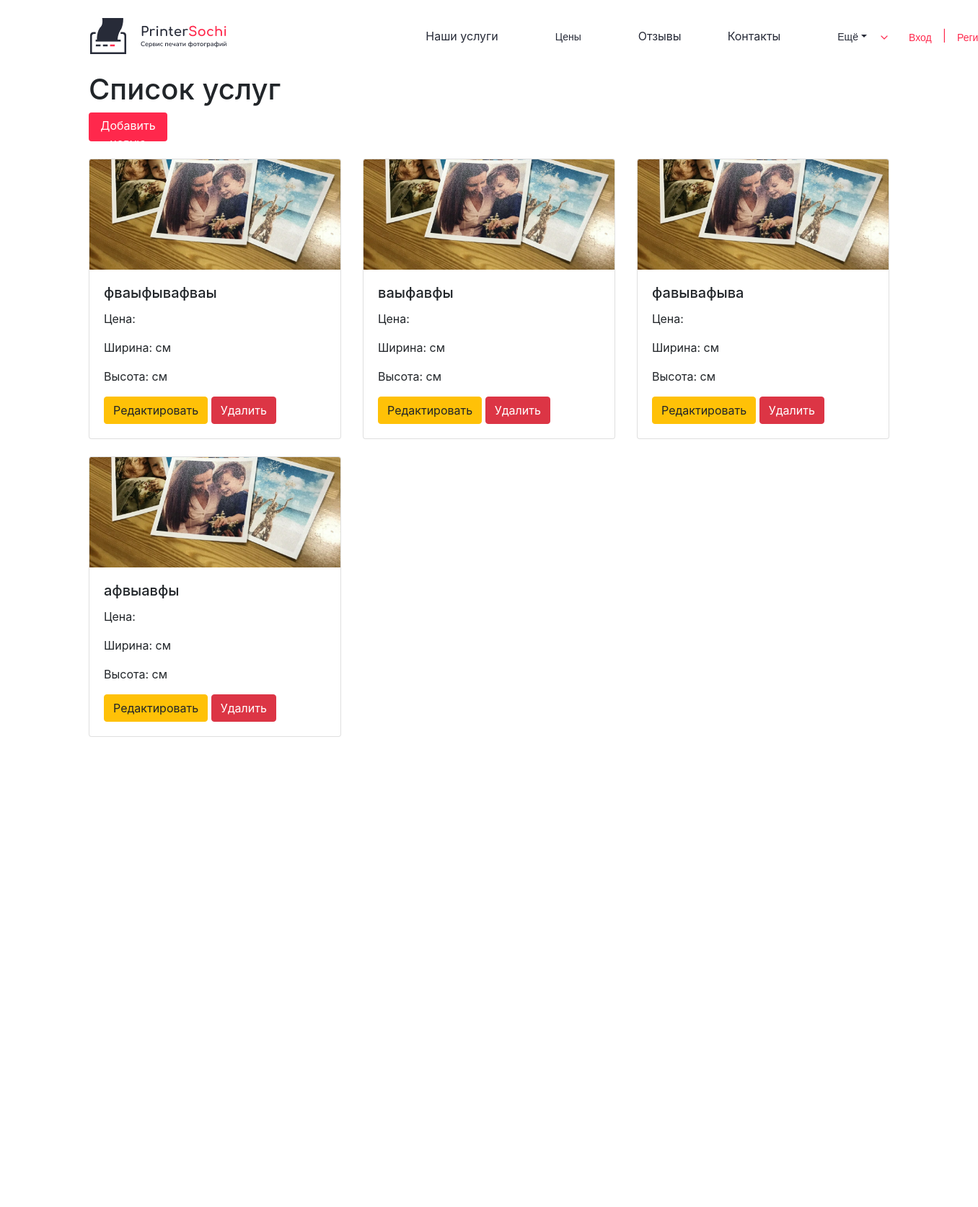
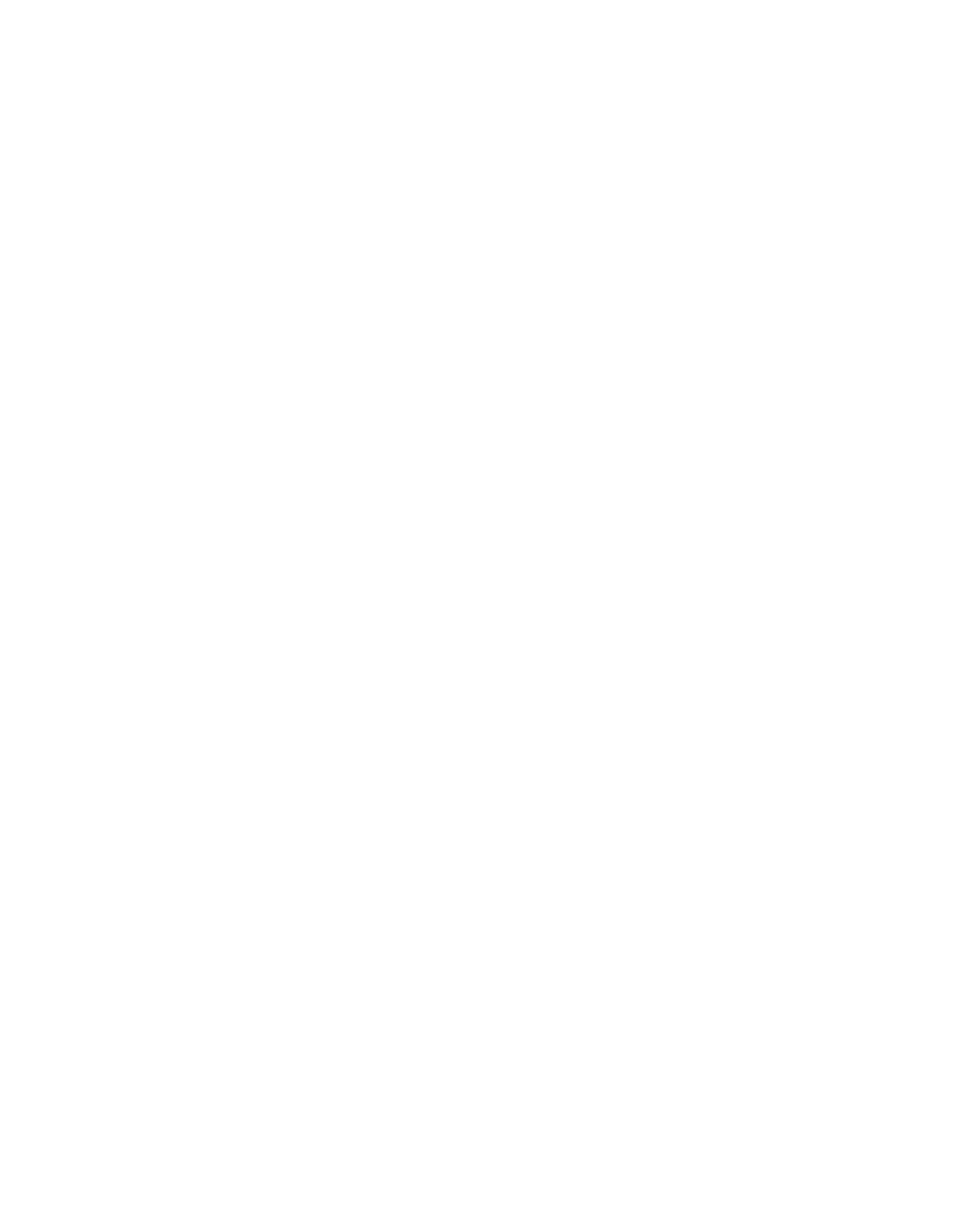
Page /workspace/workspace/ (upper part) on the committed database (2 pictures, top to bottom).
### PhotoPrint/models.py (models this page shows, shortened)
class Service(models.Model):
    class Meta:
        verbose_name = 'Услуга'
        verbose_name_plural = 'Услуги'
    title = models.CharField(max_length=255)
    image = models.ImageField(upload_to='services/')
    description = models.TextField()

### workspace/views.py (the view)
# urls.py: path('workspace/', views.workspace_view, name='workspace'),
def workspace_view(request):
    services = Service.objects.all()
    return render(request, 'workspace/index.html', {'services': services})

### PhotoPrint/templates/workspace/index.html (shortened to what this page needs)
{% extends 'base.html' %}
{% block content %}
    <div class="container">
        <h1>Список услуг</h1>
        <a href="{% url 'add_service' %}" class="btn btn-primary mb-4">Добавить новую услугу</a>
        <div class="row">
            {% for service in services %}
                <div class="col-md-4 mb-4">
                    <div class="card">
                        <img src="{{ service.image.url }}" class="card-img-top" alt="{{ service.title }}">
                        <div class="card-body">
                            <h5 class="card-title">{{ service.title }}</h5>
                            <p class="card-text">Цена: {{ service.price }}</p>
                            <p class="card-text">Ширина: {{ service.width }} см</p>
                            <p class="card-text">Высота: {{ service.height }} см</p>
                            <a href="{% url 'update_service' service.id %}" class="btn btn-warning">Редактировать</a>
                            <form method="post" action="{% url 'delete_service' service.id %}" style="display:inline;">
                                <button type="submit" class="btn btn-danger">Удалить</button>
                            </form>
                        </div>
                    </div>
                </div>
            {% endfor %}
        </div>
    </div>
{% endblock %}

### PhotoPrint/static/css/style.css (style rules this page uses)
* { margin: 0; padding: 0; }
body { font-family: Arial, sans-serif; margin: 0; padding: 0; overflow-x: hidden !important; }
.btn-primary { background-color: rgb(255, 40, 76) !important; color: white !important; border: none !important; width: 109px; height: 40px; border-radius: 8px; }
.btn-primary { background-color: #007bff; border-color: #007bff; color: #fff; padding: 10px 20px; border-radius: 4px; text-align: center; text-decoration: none; display: inline-block; }
a { color: #007bff; text-decoration: none; }
.btn-primary { background-color: #007bff; border: none; color: #fff; padding: 8px 16px; border-radius: 4px; cursor: pointer; }

### rows in the picture
Service: image (picture), title "фваыфывафваы"
Service: image (picture), title "ваыфавфы"
Service: image (picture), title "фавывафыва"
Service: image (picture), title "афвыавфы"
